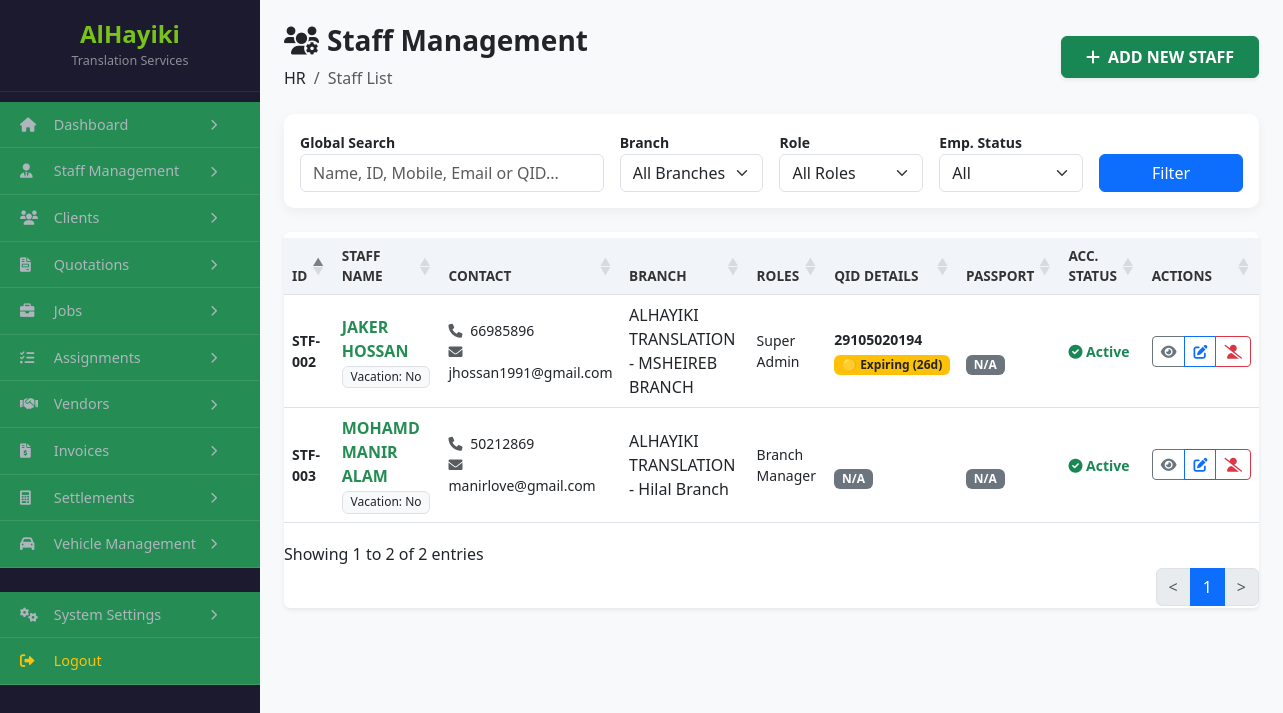
The page /staff_list.php (signed in) on the database its author committed.
### tables this page shows
CREATE TABLE `users` (
  `id` int(11) NOT NULL,
  `staff_profile_id` int(11) DEFAULT NULL,
  `username` varchar(50) DEFAULT NULL,
  `password` varchar(255) DEFAULT NULL,
  `full_name` varchar(150) DEFAULT NULL,
  `role` varchar(255) DEFAULT NULL,
  `branch_id` int(11) DEFAULT NULL,
  `permissions` text DEFAULT NULL,
  `account_status` enum('Active','Locked') DEFAULT 'Active',
  `last_login` datetime DEFAULT NULL
);

CREATE TABLE `staff_profiles` (
  `id` int(11) NOT NULL,
  `staff_id_code` varchar(20) NOT NULL,
  `full_name` varchar(150) NOT NULL,
  `mobile` varchar(20) DEFAULT NULL,
  `email` varchar(100) DEFAULT NULL,
  `sponsor_company` varchar(150) DEFAULT NULL,
  `working_under_company` varchar(150) DEFAULT NULL,
  `date_joined` date DEFAULT NULL,
  `branch_id` int(11) NOT NULL,
  `in_vacation` enum('Yes','No') DEFAULT 'No',
  `status` enum('Active','Inactive') DEFAULT 'Active',
  `qid_number` varchar(50) DEFAULT NULL,
  `qid_expiry` date DEFAULT NULL,
  `passport_number` varchar(50) DEFAULT NULL,
  `passport_expiry` date DEFAULT NULL,
  `created_at` timestamp NOT NULL DEFAULT current_timestamp(),
  `created_by` int(11) DEFAULT NULL
);

CREATE TABLE `branches` (
  `id` int(11) NOT NULL,
  `name` varchar(100) NOT NULL,
  `branch_code` varchar(20) DEFAULT NULL,
  `is_main_branch` tinyint(1) DEFAULT 0,
  `parent_company` varchar(100) DEFAULT NULL,
  `status` enum('Active','Inactive') DEFAULT 'Active',
  `landline` varchar(20) DEFAULT NULL,
  `mobile_numbers` text DEFAULT NULL,
  `emails` text DEFAULT NULL,
  `website` varchar(100) DEFAULT NULL,
  `area` varchar(100) DEFAULT NULL,
  `street_name` varchar(100) DEFAULT NULL,
  `building_number` varchar(20) DEFAULT NULL,
  `zone_number` varchar(20) DEFAULT NULL,
  `city` varchar(50) DEFAULT NULL,
  `country` varchar(50) DEFAULT 'State of Qatar',
  `po_box` varchar(20) DEFAULT NULL,
  `kahramaa_number` varchar(50) DEFAULT NULL,
  `water_number` varchar(50) DEFAULT NULL,
  `google_maps_link` text DEFAULT NULL,
  `legal_documents` longtext DEFAULT NULL CHECK (json_valid(`legal_documents`)),
  `manager_id` int(11) DEFAULT NULL,
  `cr_number` varchar(50) DEFAULT NULL,
  `cr_issue_date` date DEFAULT NULL,
  `cr_expiry_date` date DEFAULT NULL,
  `license_number` varchar(50) DEFAULT NULL,
  `license_expiry_date` date DEFAULT NULL,
  `fire_safety_number` varchar(50) DEFAULT NULL,
  `fire_safety_expiry` date DEFAULT NULL,
  `computer_card_number` varchar(50) DEFAULT NULL,
  `computer_card_expiry` date DEFAULT NULL,
  `chamber_number` varchar(50) DEFAULT NULL,
  `chamber_expiry` date DEFAULT NULL,
  `lease_number` varchar(50) DEFAULT NULL,
  `lease_expiry` date DEFAULT NULL,
  `created_at` timestamp NOT NULL DEFAULT current_timestamp()
);

### staff_list.php (the view, shortened to what this page needs)
<?php
include 'db.php';
function getExpiryBadge($date) {
    if (!$date || $date == '0000-00-00') {
        return '<span class="badge bg-secondary">N/A</span>';
    }
    $expiry_timestamp = strtotime($date);
    $today_timestamp = strtotime('today');
    $diff = round(($expiry_timestamp - $today_timestamp) / (60 * 60 * 24));
    if ($diff < 0) {
        return '<span class="badge bg-danger">🔴 Expired</span>';
    } elseif ($diff <= 30) {
        return '<span class="badge bg-warning text-dark">🟡 Expiring (' . $diff . 'd)</span>';
    } else {
        return '<span class="badge bg-success">🟢 Valid</span>';
    }
}
$where_clauses = [];
$params = [];
$where_sql = count($where_clauses) > 0 ? " WHERE " . implode(" AND ", $where_clauses) : "";
$query = "SELECT s.*, b.name as branch_name, u.role, u.account_status
          FROM staff_profiles s
          LEFT JOIN branches b ON s.branch_id = b.id
          LEFT JOIN users u ON s.id = u.staff_profile_id
          $where_sql
          ORDER BY s.id DESC";
$stmt = $pdo->prepare($query);
$stmt->execute($params);
$staff_list = $stmt->fetchAll();
?>
<!DOCTYPE html>
<html lang="en">
<head>
    <link href="https://cdn.jsdelivr.net/npm/bootstrap@5.3.0/dist/css/bootstrap.min.css" rel="stylesheet">
    <link rel="stylesheet" href="https://cdnjs.cloudflare.com/ajax/libs/font-awesome/6.0.0/css/all.min.css">
    <link rel="stylesheet" href="https://cdn.datatables.net/1.13.4/css/dataTables.bootstrap5.min.css">
    <link rel="stylesheet" href="https://cdn.datatables.net/buttons/2.3.6/css/buttons.bootstrap5.min.css">
</head>
<body>
<div class="d-flex">
    <?php include 'sidebar.php'; ?>
    <div class="flex-grow-1 p-4">
        <div class="d-flex justify-content-between align-items-center mb-4">
            <div>
                <h3 class="fw-bold"><i class="fas fa-users-cog me-2"></i>Staff Management</h3>
                <nav aria-label="breadcrumb"><ol class="breadcrumb mb-0"><li class="breadcrumb-item">HR</li><li class="breadcrumb-item active">Staff List</li></ol></nav>
            </div>
            <div>
                <a href="add_staff.php" class="btn btn-success px-4 py-2 fw-bold shadow-sm">
                    <i class="fas fa-plus me-2"></i>ADD NEW STAFF
                </a>
            </div>
        </div>
        <div class="card filter-card mb-4">
            <div class="card-body">
                <form method="GET" class="row g-3">
                    <div class="col-md-4">
                        <label class="small fw-bold">Global Search</label>
                        <input type="text" name="search" class="form-control" placeholder="Name, ID, Mobile, Email or QID..." value="<?= htmlspecialchars($_GET['search'] ?? '') ?>">
                    </div>
                    <div class="col-md-2">
                        <label class="small fw-bold">Branch</label>
                        <select name="branch" class="form-select">
                            <option value="">All Branches</option>
                        </select>
                    </div>
                    <div class="col-md-2">
                        <label class="small fw-bold">Role</label>
                        <select name="roles" class="form-select">
                            <option value="">All Roles</option>
                        </select>
                    </div>
                    <div class="col-md-2">
                        <label class="small fw-bold">Emp. Status</label>
                        <select name="status" class="form-select">
                            <option value="">All</option>
                        </select>
                    </div>
                    <div class="col-md-2 d-flex align-items-end">
                        <button type="submit" class="btn btn-primary w-100">Filter</button>
                    </div>
                </form>
            </div>
        </div>
        <div class="card border-0 shadow-sm">
            <div class="card-body p-0">
                <table id="staffTable" class="table table-hover align-middle mb-0 staff-table">
                    <thead>
                        <tr>
                            <th>ID</th>
                            <th>Staff Name</th>
                            <th>Contact</th>
                            <th>Branch</th>
                            <th>Roles</th>
                            <th>QID Details</th>
                            <th>Passport</th>
                            <th>Acc. Status</th>
                            <th>Actions</th>
                        </tr>
                    </thead>
                    <tbody>
                        <?php foreach($staff_list as $staff): ?>
                        <tr>
                            <td class="small fw-bold"><?= htmlspecialchars($staff['staff_id_code']) ?></td>
                            <td>
                                <a href="view_staff.php?id=<?= $staff['id'] ?>" class="staff-name-link"><?= htmlspecialchars($staff['full_name']) ?></a><br>
                                <span class="badge bg-light text-dark border small fw-normal">Vacation: <?= htmlspecialchars($staff['in_vacation']) ?></span>
                            </td>
                            <td class="small">
                                <i class="fas fa-phone me-1 text-muted"></i> <?= htmlspecialchars($staff['mobile']) ?><br>
                                <i class="fas fa-envelope me-1 text-muted"></i> <?= htmlspecialchars($staff['email']) ?>
                            </td>
                            <td><?= htmlspecialchars($staff['branch_name'] ?? 'N/A') ?></td>
                            <td class="small"><?= str_replace(',', '<br>•', htmlspecialchars($staff['role'] ?? '')) ?></td>
                            <td>
                                <span class="small fw-bold"><?= htmlspecialchars($staff['qid_number']) ?></span><br>
                                <?= getExpiryBadge($staff['qid_expiry']) ?>
                            </td>
                            <td>
                                <span class="small fw-bold"><?= htmlspecialchars($staff['passport_number']) ?></span><br>
                                <?= getExpiryBadge($staff['passport_expiry']) ?>
                            </td>
                            <td>
                                <?php if($staff['account_status'] == 'Active'): ?>
                                    <span class="text-success small fw-bold"><i class="fas fa-check-circle"></i> Active</span>
                                <?php else: ?>
                                    <span class="text-danger small fw-bold"><i class="fas fa-lock"></i> Locked</span>
                                <?php endif; ?>
                            </td>
                            <td>
                                <div class="btn-group">
                                    <a href="view_staff.php?id=<?= $staff['id'] ?>" class="btn btn-sm btn-outline-secondary" title="View"><i class="fas fa-eye"></i></a>
                                    <a href="edit_staff.php?id=<?= $staff['id'] ?>" class="btn btn-sm btn-outline-primary" title="Edit"><i class="fas fa-edit"></i></a>
                                    <button class="btn btn-sm btn-outline-danger" title="Deactivate"><i class="fas fa-user-slash"></i></button>
                                </div>
                            </td>
                        </tr>
                        <?php endforeach; ?>
                    </tbody>
                </table>
            </div>
        </div>
    </div>
</div>
</body>
</html>

### staff_list.php (style rules this page uses)
body { background-color: #f8f9fa; }
.filter-card { border: none; border-radius: 10px; box-shadow: 0 4px 12px rgba(0,0,0,0.05); }
.staff-table th { background-color: #f1f4f8; color: #333; font-size: 0.85rem; text-transform: uppercase; }
.staff-name-link { font-weight: 600; color: #258d54; text-decoration: none; }

### rows shown on the page
users: staff_profile.staff_id_code "STF-003", staff_profile.full_name "MOHAMD MANIR ALAM", staff_profile.in_vacation "No", staff_profile.mobile "50212869", staff_profile.email "manirlove@gmail.com", branch.name "ALHAYIKI TRANSLATION - Hilal Branch", role "Branch Manager", account_status "Active" (drawn)
users: staff_profile.staff_id_code "STF-002", staff_profile.full_name "JAKER HOSSAN", staff_profile.in_vacation "No", staff_profile.mobile "66985896", staff_profile.email "jhossan1991@gmail.com", branch.name "ALHAYIKI TRANSLATION - MSHEIREB BRANCH", role "Super Admin", staff_profile.qid_number "29105020194", account_status "Active" (drawn)
